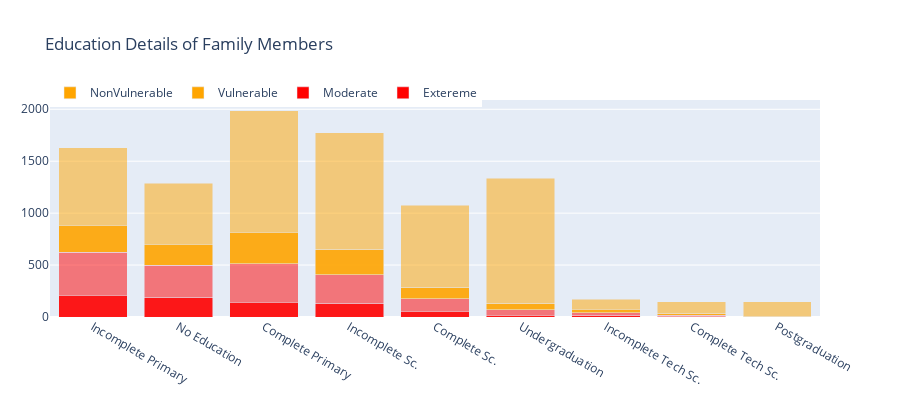
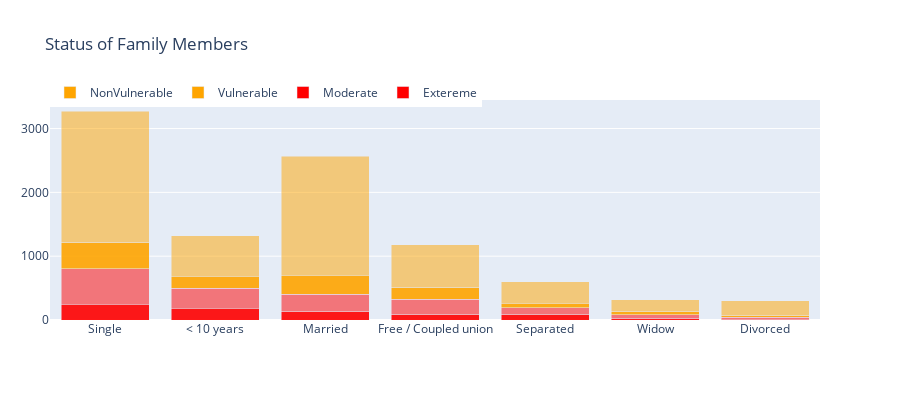
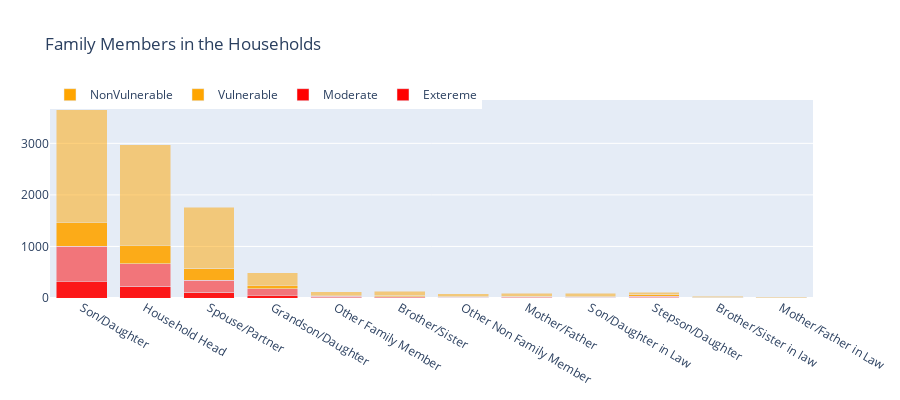

Notebook code for these charts, in order:
### Code cell
def combine2(starter, colname, title, replacemap, plotme = True):
    mats = [c for c in train.columns if c.startswith(starter)]
    train[colname] = train.apply(lambda row : find_prominent(row, mats), axis=1)
    train[colname] = train[colname].apply(lambda x : replacemap[x] if x != None else x )

    om1 = train[train['Target'] == 1][colname].value_counts().to_frame()
    om2 = train[train['Target'] == 2][colname].value_counts().to_frame()
    om3 = train[train['Target'] == 3][colname].value_counts().to_frame()
    om4 = train[train['Target'] == 4][colname].value_counts().to_frame()

    trace1 = go.Bar(y=om1[colname], x=om1.index, name="Extereme", marker=dict(color='red', opacity=0.9))
    trace2 = go.Bar(y=om2[colname], x=om2.index, name="Moderate", marker=dict(color='red', opacity=0.5))
    trace3 = go.Bar(y=om3[colname], x=om3.index, name="Vulnerable", marker=dict(color='orange', opacity=0.9))
    trace4 = go.Bar(y=om4[colname], x=om4.index, name="NonVulnerable", marker=dict(color='orange', opacity=0.5))

    data = [trace1, trace2, trace3, trace4]
    layout = dict(title=title, legend=dict(y=1.1, orientation="h"), barmode="stack", margin=dict(l=50), height=400)
    fig = go.Figure(data=data, layout=layout)
    if plotme:
        iplot(fig)


flr = {"instlevel1": "No Education", "instlevel2": "Incomplete Primary", "instlevel3": "Complete Primary", 
       "instlevel4": "Incomplete Sc.", "instlevel5": "Complete Sc.", "instlevel6": "Incomplete Tech Sc.",
       "instlevel7": "Complete Tech Sc.", "instlevel8": "Undergraduation", "instlevel9": "Postgraduation"}
combine2("instl", "education_details", "Education Details of Family Members", flr)  

flr = {"estadocivil1": "< 10 years", "estadocivil2": "Free / Coupled union", "estadocivil3": "Married", 
       "estadocivil4": "Divorced", "estadocivil5": "Separated", "estadocivil6": "Widow",
       "estadocivil7": "Single"}
combine2("estado", "status_members", "Status of Family Members", flr)  

flr = {"parentesco1": "Household Head", "parentesco2": "Spouse/Partner", "parentesco3": "Son/Daughter", 
       "parentesco4": "Stepson/Daughter", "parentesco5" : "Son/Daughter in Law" , "parentesco6": "Grandson/Daughter", 
       "parentesco7": "Mother/Father", "parentesco8": "Mother/Father in Law", "parentesco9" : "Brother/Sister" , 
       "parentesco10" : "Brother/Sister in law", "parentesco11" : "Other Family Member", "parentesco12" : "Other Non Family Member"}
combine2("parentesc", "family_members", "Family Members in the Households", flr)  

flr = {"lugar1": "Central", "lugar2": "Chorotega", "lugar3": "PacÃƒÂfico central", 
       "lugar4": "Brunca", "lugar5": "Huetar AtlÃƒÂ¡ntica", "lugar6": "Huetar Norte"}
combine2("lugar", "region", "Region of the Households", flr, plotme=False)

### Figure 1 — Plotly figure (JSON) as saved in the notebook; plotly's stock layout.template omitted (floating-point values rounded to 4 significant figures)
{"data": [{"marker": {"color": "red", "opacity": 0.9}, "name": "Extereme", "type": "bar", "x": ["Incomplete Primary", "No Education", "Complete Primary", "Incomplete Sc.", "Complete Sc.", "Undergraduation", "Incomplete Tech Sc.", "Complete Tech Sc."], "y": [209, 185, 140, 126, 55, 19, 12, 9]}, {"marker": {"color": "red", "opacity": 0.5}, "name": "Moderate", "type": "bar", "x": ["Incomplete Primary", "Complete Primary", "No Education", "Incomplete Sc.", "Complete Sc.", "Undergraduation", "Incomplete Tech Sc.", "Complete Tech Sc.", "Postgraduation"], "y": [414, 373, 315, 283, 121, 50, 30, 10, 1]}, {"marker": {"color": "orange", "opacity": 0.9}, "name": "Vulnerable", "type": "bar", "x": ["Complete Primary", "Incomplete Primary", "Incomplete Sc.", "No Education", "Complete Sc.", "Undergraduation", "Incomplete Tech Sc.", "Complete Tech Sc.", "Postgraduation"], "y": [305, 260, 237, 200, 106, 58, 31, 10, 1]}, {"marker": {"color": "orange", "opacity": 0.5}, "name": "NonVulnerable", "type": "bar", "x": ["Undergraduation", "Complete Primary", "Incomplete Sc.", "Complete Sc.", "Incomplete Primary", "No Education", "Postgraduation", "Complete Tech Sc.", "Incomplete Tech Sc."], "y": [1209, 1167, 1126, 795, 747, 587, 145, 120, 98]}], "layout": {"barmode": "stack", "height": 400, "legend": {"orientation": "h", "y": 1.1}, "margin": {"l": 50}, "title": {"text": "Education Details of Family Members"}}}

### Figure 2 — Plotly figure (JSON) as saved in the notebook; plotly's stock layout.template omitted (floating-point values rounded to 4 significant figures)
{"data": [{"marker": {"color": "red", "opacity": 0.9}, "name": "Extereme", "type": "bar", "x": ["Single", "< 10 years", "Married", "Free / Coupled union", "Separated", "Widow", "Divorced"], "y": [246, 185, 128, 85, 81, 16, 14]}, {"marker": {"color": "red", "opacity": 0.5}, "name": "Moderate", "type": "bar", "x": ["Single", "< 10 years", "Married", "Free / Coupled union", "Separated", "Widow", "Divorced"], "y": [560, 314, 279, 242, 113, 63, 26]}, {"marker": {"color": "orange", "opacity": 0.9}, "name": "Vulnerable", "type": "bar", "x": ["Single", "Married", "< 10 years", "Free / Coupled union", "Separated", "Widow", "Divorced"], "y": [406, 293, 187, 177, 66, 53, 27]}, {"marker": {"color": "orange", "opacity": 0.5}, "name": "NonVulnerable", "type": "bar", "x": ["Single", "Married", "Free / Coupled union", "< 10 years", "Separated", "Divorced", "Widow"], "y": [2063, 1865, 674, 631, 340, 238, 185]}], "layout": {"barmode": "stack", "height": 400, "legend": {"orientation": "h", "y": 1.1}, "margin": {"l": 50}, "title": {"text": "Status of Family Members"}}}

### Figure 3 — Plotly figure (JSON) as saved in the notebook; plotly's stock layout.template omitted (floating-point values rounded to 4 significant figures)
{"data": [{"marker": {"color": "red", "opacity": 0.9}, "name": "Extereme", "type": "bar", "x": ["Son/Daughter", "Household Head", "Spouse/Partner", "Grandson/Daughter", "Other Family Member", "Brother/Sister", "Other Non Family Member", "Mother/Father", "Son/Daughter in Law", "Stepson/Daughter", "Brother/Sister in law", "Mother/Father in Law"], "y": [321, 222, 102, 57, 19, 11, 7, 6, 4, 4, 1, 1]}, {"marker": {"color": "red", "opacity": 0.5}, "name": "Moderate", "type": "bar", "x": ["Son/Daughter", "Household Head", "Spouse/Partner", "Grandson/Daughter", "Stepson/Daughter", "Other Family Member", "Mother/Father", "Brother/Sister", "Son/Daughter in Law", "Other Non Family Member", "Mother/Father in Law", "Brother/Sister in law"], "y": [685, 442, 243, 124, 31, 17, 16, 13, 12, 9, 3, 2]}, {"marker": {"color": "orange", "opacity": 0.9}, "name": "Vulnerable", "type": "bar", "x": ["Son/Daughter", "Household Head", "Spouse/Partner", "Grandson/Daughter", "Stepson/Daughter", "Brother/Sister", "Other Family Member", "Son/Daughter in Law", "Mother/Father", "Brother/Sister in law", "Other Non Family Member", "Mother/Father in Law"], "y": [466, 355, 222, 67, 29, 16, 14, 12, 11, 8, 6, 3]}, {"marker": {"color": "orange", "opacity": 0.5}, "name": "NonVulnerable", "type": "bar", "x": ["Son/Daughter", "Household Head", "Spouse/Partner", "Grandson/Daughter", "Brother/Sister", "Other Family Member", "Mother/Father", "Son/Daughter in Law", "Other Non Family Member", "Stepson/Daughter", "Brother/Sister in law", "Mother/Father in Law"], "y": [2177, 1954, 1192, 241, 87, 71, 63, 63, 61, 52, 19, 16]}], "layout": {"barmode": "stack", "height": 400, "legend": {"orientation": "h", "y": 1.1}, "margin": {"l": 50}, "title": {"text": "Family Members in the Households"}}}
